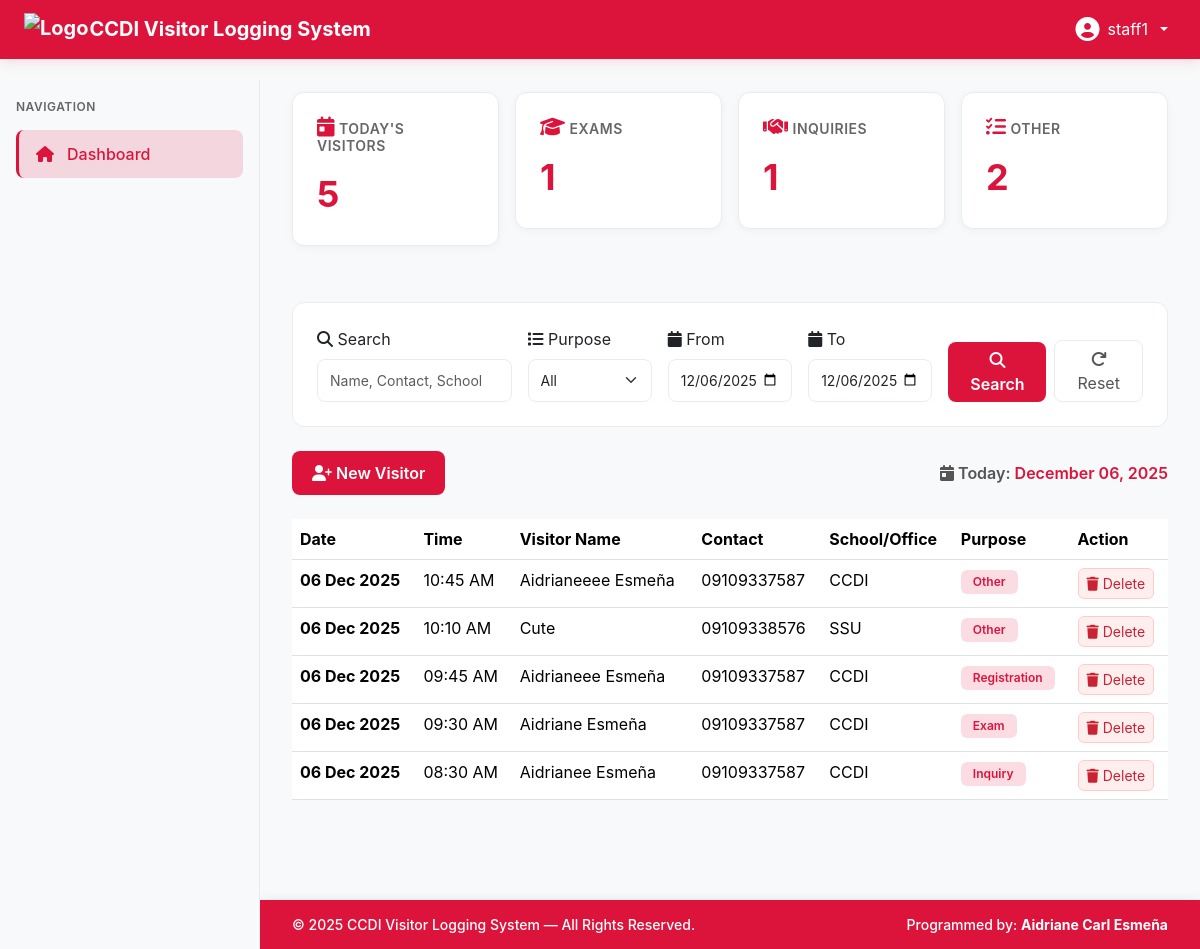
Page /index.php (signed in) on the committed database.
### tables this page shows
CREATE TABLE `visitors` (
  `visitor_id` int(11) NOT NULL,
  `visitor_name` varchar(100) NOT NULL,
  `address` varchar(255) NOT NULL,
  `contact_number` varchar(20) NOT NULL,
  `school_office` varchar(100) NOT NULL,
  `purpose_id` int(11) NOT NULL,
  `date_of_visit` date NOT NULL,
  `time_of_visit` time NOT NULL,
  `notes` text DEFAULT NULL,
  `created_by` int(11) DEFAULT NULL,
  `created_at` timestamp NOT NULL DEFAULT current_timestamp()
);

CREATE TABLE `visit_purposes` (
  `id` int(11) NOT NULL,
  `purpose_name` varchar(100) NOT NULL,
  `created_at` timestamp NOT NULL DEFAULT current_timestamp()
);

### includes/index.php (called while the page is built, shortened)
<?php
require_once __DIR__ . '/../config/db.php';
$today = date('Y-m-d');
$date_from = $_GET['date_from'] ?? '';
$date_to = $_GET['date_to'] ?? '';
if (empty($_GET)) {
    $date_from = $today;
    $date_to = $today;
}
$query = "SELECT v.visitor_id, v.visitor_name, v.contact_number, v.address, v.school_office,
          p.purpose_name, v.date_of_visit, v.time_of_visit, v.notes, v.created_at
          FROM visitors v
          LEFT JOIN visit_purposes p ON v.purpose_id = p.id
          WHERE 1=1";
$params = [];
$types = '';
if (!empty($date_from)) {
    $query .= " AND v.date_of_visit >= ?";
    $params[] = $date_from;
    $types .= 's';
}
if (!empty($date_to)) {
    $query .= " AND v.date_of_visit <= ?";
    $params[] = $date_to;
    $types .= 's';
}
$query .= " ORDER BY v.date_of_visit DESC, v.time_of_visit DESC";
$stmt = $conn->prepare($query);
if (!empty($params)) {
    $stmt->bind_param($types, ...$params);
}
$stmt->execute();
$visitors = $stmt->get_result();
?>

### includes/dashboard/table.php (the view, shortened to what this page needs)
<div class="table-section">
    <?php if ($visitors->num_rows > 0): ?>
    <table class="table table-hover">
        <thead>
            <tr>
                <th>Date</th>
                <th>Time</th>
                <th>Visitor Name</th>
                <th>Contact</th>
                <th>School/Office</th>
                <th>Purpose</th>
                <th>Action</th>
            </tr>
        </thead>
        <tbody>
            <?php while ($visitor = $visitors->fetch_assoc()): ?>
            <tr>
                <td><strong><?php echo date('d M Y', strtotime($visitor['date_of_visit'])); ?></strong></td>
                <td><?php echo date('h:i A', strtotime($visitor['time_of_visit'])); ?></td>
                <td><?php echo htmlspecialchars($visitor['visitor_name']); ?></td>
                <td><?php echo htmlspecialchars($visitor['contact_number']); ?></td>
                <td><?php echo htmlspecialchars($visitor['school_office']); ?></td>
                <td>
                    <span class="badge" style="background: rgba(220, 20, 60, 0.15); color: var(--primary-red); padding: 6px 12px; border-radius: 6px; font-size: 12px; font-weight: 600;">
                        <?php echo ucfirst(htmlspecialchars($visitor['purpose_name'])); ?>
                    </span>
                </td>
                <td>
                    <form method="POST" style="display: inline;">
                        <button type="submit" class="btn btn-sm" style="background: #fee; color: #c82333; border: 1px solid #fcc; border-radius: 6px;" onclick="return confirm('Delete this record?');">
                            <i class="fas fa-trash"></i> Delete
                        </button>
                    </form>
                </td>
            </tr>
            <?php endwhile; ?>
        </tbody>
    </table>
    <?php endif; ?>
</div>

### assets/css/index.css (style rules this page uses)
:root { --primary-red: #DC143C; --secondary-red: #C41E3A; --light-bg: #f8f9fa; --card-border: #e9ecef; }
body { background: var(--light-bg); font-family: -apple-system, BlinkMacSystemFont, 'Segoe UI', 'Roboto', 'Oxygen', 'Ubuntu', sans-serif; }

### includes/sidebar.php (style rules this page uses)
body { padding-top: 30px; }

### rows in the picture
visitors: date_of_visit "06 Dec 2025", time_of_visit "10:45 AM", visitor_name "Aidrianeeee Esmeña", contact_number "09109337587", school_office "CCDI", purpose.purpose_name "Other"
visitors: date_of_visit "06 Dec 2025", time_of_visit "10:10 AM", visitor_name "Cute", contact_number "09109338576", school_office "SSU", purpose.purpose_name "Other"
visitors: date_of_visit "06 Dec 2025", time_of_visit "09:45 AM", visitor_name "Aidrianeee Esmeña", contact_number "09109337587", school_office "CCDI", purpose.purpose_name "Registration"
visitors: date_of_visit "06 Dec 2025", time_of_visit "09:30 AM", visitor_name "Aidriane Esmeña", contact_number "09109337587", school_office "CCDI", purpose.purpose_name "Exam"
visitors: date_of_visit "06 Dec 2025", time_of_visit "08:30 AM", visitor_name "Aidrianee Esmeña", contact_number "09109337587", school_office "CCDI", purpose.purpose_name "Inquiry"

### other values in the picture
APP_NAME "CCDI Visitor Logging System"
$username "staff1"
$stats['total'] "5"
$stats['exam'] "1"
$stats['inquiry'] "1"
$stats['other'] "2"
